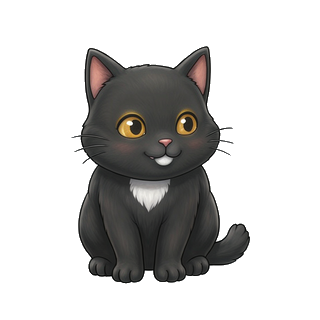
#> input picture assets/frames/frame_0_sit.png, 320 x 320 px
$ python gen_frames_from_sit.py
#> lines starting #> are read from the running program, lines starting #| are printed output that depends on the picture
#> in main, sit is the input picture: PIL image 320x320 RGBA; mean R, G, B, A 20.3, 19.5, 18.5, 73
#| 基准帧: assets/frames/frame_0_sit.png, size=(320, 320)
"""以 sit 帧为基准，程序生成其他行为帧，确保颜色 100% 一致。

所有帧都从 frame_0_sit.png 变换而来：
- blink:     sit 帧 + 自动定位眼睛 → 毛色覆盖 → 闭眼弧线
- yawn:      sit 帧 + 画张开的嘴（椭圆+粉色口腔）+ 半闭弯月眼
- lick:      sit 帧 + 画小舌头
- stretch:   sit 帧 + 水平拉伸 1.12x + 垂直压缩 0.95x（伸懒腰变宽变扁）

这样所有帧的毛色、眼睛颜色、胸毛完全一致，行为切换时不会有颜色跳变。
"""

import os
from collections import deque
from PIL import Image, ImageDraw

FRAMES_DIR = os.path.join(os.path.dirname(os.path.abspath(__file__)), "assets", "frames")

# 猫脸在 320x320 画布中的大致位置（鼻子/嘴，用于打哈欠、舔）
FACE_CX = 160
NOSE_Y = 130
MOUTH_Y = 148


def _is_gold_eye(r, g, b, a):
    """金色虹膜像素判定（暖色、较亮、蓝通道明显偏低）。"""
    return a > 200 and r > 150 and g > 100 and b < 120 and r > b + 50


def detect_eyes(img: Image.Image):
    """自动定位两只金色眼睛，返回 [left, right]，每个为 (cx, cy, x0, y0, x1, y1)。

    用连通域找金色虹膜，再按位置（脸中下部）排除耳朵内侧的粉色。
    """
    px = img.load()
    W, H = img.size
#> W = 320; H = 320
    seen = [[False] * W for _ in range(H)]
#> seen = 320 items
    comps = []
    for y in range(H):
        for x in range(W):
            if seen[y][x]:
                continue
            r, g, b, a = px[x, y]
            if not _is_gold_eye(r, g, b, a):
                continue
            q = deque([(x, y)])
            seen[y][x] = True
            pts = []
            while q:
                cx, cy = q.popleft()
                pts.append((cx, cy))
                for dx in (-1, 0, 1):
                    for dy in (-1, 0, 1):
                        nx, ny = cx + dx, cy + dy
                        if 0 <= nx < W and 0 <= ny < H and not seen[ny][nx]:
                            rr, gg, bb, aa = px[nx, ny]
                            if _is_gold_eye(rr, gg, bb, aa):
                                seen[ny][nx] = True
                                q.append((nx, ny))
            if len(pts) > 40:
                xs = [p[0] for p in pts]
                ys = [p[1] for p in pts]
                cx, cy = sum(xs) // len(xs), sum(ys) // len(ys)
                comps.append((cx, cy, min(xs), min(ys), max(xs), max(ys)))
    # 眼睛位于脸的中下部（y 100-150），耳朵粉色在上方（y<95），据此排除
    eyes = [c for c in comps if 100 <= c[1] <= 150]
#> eyes = [(184, 126, 177, 115, 195, 133), (128, 128, 119, 118, 143, 136)]
    eyes.sort(key=lambda c: c[0])  # 按 x 排序 → 先左后右
    if len(eyes) < 2:
        # 兜底：写死的经验坐标
        return [(131, 127, 119, 118, 143, 136), (186, 124, 177, 115, 195, 133)]
    return [eyes[0], eyes[-1]]


def _cover_with_fur(img: Image.Image, x0: int, y0: int, x1: int, y1: int,
                    expand: int = 0, sample_up: int = 5):
    """用眼睛正上方的毛色自然覆盖一块椭圆区域。

    expand: 向外扩多少像素（盖住金色眼眶边）。
    sample_up: 从覆盖区上边界再往上取多少像素作为毛色采样行。
    对椭圆内每一列，垂直复制该列采样行的毛色，接缝最小。
    """
    x0 -= expand; x1 += expand; y0 -= expand; y1 += expand
    px = img.load()
    W, H = img.size
    cx = (x0 + x1) / 2.0
    cy = (y0 + y1) / 2.0
    rx = max(1.0, (x1 - x0) / 2.0)
    ry = max(1.0, (y1 - y0) / 2.0)
    for x in range(max(0, x0), min(W, x1 + 1)):
        sy = max(0, y0 - sample_up)
        src = px[x, sy]
        for y in range(max(0, y0), min(H, y1 + 1)):
            if ((x - cx) / rx) ** 2 + ((y - cy) / ry) ** 2 <= 1.0:
                px[x, y] = src


def _draw_closed_eye(draw: ImageDraw.ImageDraw, cx: int, cy: int,
                     half_w: int, rise: int, color, width: int = 3):
    """画闭眼弧线：中间略下垂、两端略上扬的温和弧线（︶ 形）。"""
    box = [cx - half_w, cy - rise, cx + half_w, cy + rise]
    draw.arc(box, start=10, end=170, fill=color, width=width)


LINE_COLOR = (28, 25, 23, 255)


def make_blink(sit: Image.Image) -> Image.Image:
    """眨眼帧：自动定位眼睛 → 毛色覆盖 → 画自然闭眼弧线。"""
    img = sit.copy()
    draw = ImageDraw.Draw(img)
    for (cx, cy, x0, y0, x1, y1) in detect_eyes(img):
        # 覆盖整个眼睛（含金色眼眶边）：左右多盖 7px，上多盖 10px，下 7px
        _cover_with_fur(img, x0, y0, x1, y1, expand=0)
        _cover_with_fur(img, x0 - 7, y0 - 10, x1 + 7, y1 + 7)
        # 闭眼弧线画在原眼睛垂直中心略偏下
        _draw_closed_eye(draw, cx, cy + 2, half_w=15, rise=6,
                         color=LINE_COLOR, width=3)
#> this loop made 2 passes
    return img


def make_yawn(sit: Image.Image) -> Image.Image:
    """打哈欠帧：画一个宽扁的张开嘴，内部粉色，眼睛眯成弯月（半闭眼）。"""
    img = sit.copy()
    draw = ImageDraw.Draw(img)
    # 张开的嘴：宽扁椭圆（横向），模拟打哈欠
    mouth_box = [FACE_CX - 17, MOUTH_Y - 5, FACE_CX + 17, MOUTH_Y + 15]
    draw.ellipse(mouth_box, fill=(168, 68, 78, 255))       # 口腔内部
    tongue_box = [FACE_CX - 11, MOUTH_Y + 3, FACE_CX + 11, MOUTH_Y + 14]
    draw.ellipse(tongue_box, fill=(226, 122, 132, 255))    # 舌头
    draw.ellipse(mouth_box, outline=(28, 22, 22, 255), width=2)
    # 半闭眼：打哈欠时眼睛眯成弯月缝，完全盖住金色眼睛后画更弯的弧线
    for (cx, cy, x0, y0, x1, y1) in detect_eyes(img):
        _cover_with_fur(img, x0, y0, x1, y1, expand=0)
        _cover_with_fur(img, x0 - 7, y0 - 10, x1 + 7, y1 + 7)
        # 眯眼：弧度更紧、更弯，像满足地眯成一条缝（︶）
        _draw_closed_eye(draw, cx, cy + 1, half_w=13, rise=7,
                         color=LINE_COLOR, width=3)
#> this loop made 2 passes
    return img


def make_lick(sit: Image.Image) -> Image.Image:
    """舔嘴帧：画一个小舌头从微张的嘴里伸出来。"""
    img = sit.copy()
    draw = ImageDraw.Draw(img)
    # 微张的嘴（小弧线）
    draw.arc([FACE_CX - 9, MOUTH_Y - 3, FACE_CX + 9, MOUTH_Y + 5], 10, 170, fill=(25, 20, 20, 255), width=2)
    # 小舌头（从嘴下方伸出，水滴形）
    tongue_box = [FACE_CX - 5, MOUTH_Y + 1, FACE_CX + 5, MOUTH_Y + 10]
    draw.ellipse(tongue_box, fill=(215, 110, 120, 255))
    draw.ellipse(tongue_box, outline=(170, 70, 80, 255), width=1)
    return img


def make_stretch(sit: Image.Image) -> Image.Image:
    """伸懒腰帧：轻微水平拉伸、垂直压缩，模拟猫伸懒腰时身体微展。

    拉伸幅度控制在 1.12x，避免突然变得很宽。
    """
    w, h = sit.size
#> w = 320; h = 320
    # 轻微拉伸 1.12x 宽，微压缩 0.95x 高
    new_w = int(w * 1.12)
#> new_w = 358
    new_h = int(h * 0.95)
#> new_h = 304
    stretched = sit.resize((new_w, new_h), Image.LANCZOS)
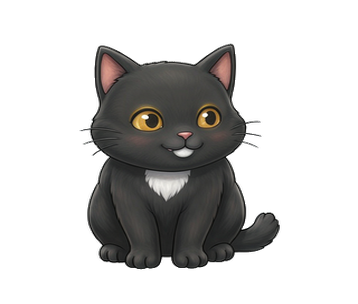
#> stretched: PIL image 358x304 RGBA; mean R, G, B, A 22.1, 21.4, 20.4, 73; transparent parts drawn white
    # 放回原画布，居中
    canvas = Image.new("RGBA", (w, h), (0, 0, 0, 0))
#> canvas: PIL image 320x320 RGBA; every value is 0
    paste_x = (w - new_w) // 2
#> paste_x = -19
    paste_y = (h - new_h) // 2 + 6  # 稍微下移，模拟伸懒腰时下沉
#> paste_y = 14
    canvas.paste(stretched, (paste_x, paste_y), stretched)
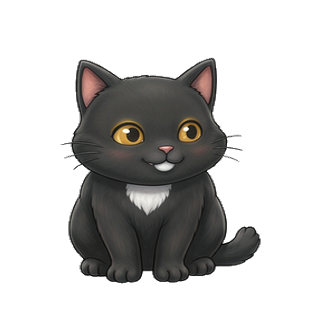
#> canvas: PIL image 320x320 RGBA; mean R, G, B, A 21.6, 20.8, 19.8, 77.1; transparent parts drawn white
    return canvas


def main():
    sit_path = os.path.join(FRAMES_DIR, "frame_0_sit.png")
    sit = Image.open(sit_path).convert("RGBA")
    print(f"基准帧: {sit_path}, size={sit.size}")

    # 生成其他帧
    frames = {
        "frame_1_blink.png": make_blink(sit),
        "frame_2_yawn.png": make_yawn(sit),
        "frame_3_lick.png": make_lick(sit),
        "frame_4_stretch.png": make_stretch(sit),
    }

    for name, img in frames.items():
        path = os.path.join(FRAMES_DIR, name)
        img.save(path)
        # 验证颜色一致性
        bbox = img.getbbox()
        pixels = img.load()
        r_t = g_t = b_t = count = 0
        for y in range(bbox[1], bbox[3], 3):
            for x in range(bbox[0], bbox[2], 3):
                r, g, b, a = pixels[x, y]
                if a > 50:
                    r_t += r; g_t += g; b_t += b; count += 1
        print(f"  {name}: saved, avg_color=({r_t//count},{g_t//count},{b_t//count})")
#> this loop made 4 passes
#> (name, bbox) on passes 1 to 4: ('frame_1_blink.png', (71, 46, 250, 284)), ('frame_2_yawn.png', (71, 46, 250, 284)), ('frame_3_lick.png', (71, 46, 250, 284)), ('frame_4_stretch.png', (60, 57, 261, 284))
#|   frame_1_blink.png: saved, avg_color=(68,66,64)
#|   frame_2_yawn.png: saved, avg_color=(69,66,64)
#|   frame_3_lick.png: saved, avg_color=(71,68,64)
#|   frame_4_stretch.png: saved, avg_color=(70,68,64)

    # 验证 sit 帧颜色
    bbox = sit.getbbox()
#> bbox = (71, 46, 250, 284)
    pixels = sit.load()
    r_t = g_t = b_t = count = 0
    for y in range(bbox[1], bbox[3], 3):
        for x in range(bbox[0], bbox[2], 3):
            r, g, b, a = pixels[x, y]
            if a > 50:
                r_t += r; g_t += g; b_t += b; count += 1
#> after the loop, b_t = 210238; count = 3256; g_t = 221559; r_t = 230169
    print(f"  frame_0_sit.png: avg_color=({r_t//count},{g_t//count},{b_t//count})")
#|   frame_0_sit.png: avg_color=(70,68,64)
    print("\n✓ 所有帧已从 sit 帧生成，颜色 100% 一致")


if __name__ == "__main__":
    main()

$ run again, with assets/frames/frame_5_wave.png copied over assets/frames/frame_0_sit.png
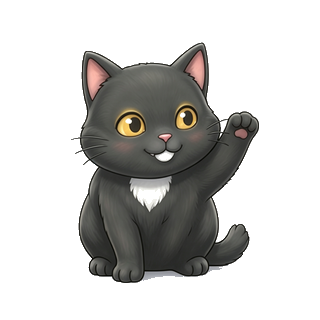
#> input picture assets/frames/frame_5_wave.png, 320 x 320 px
#> in main, sit is the input picture: PIL image 320x320 RGBA; mean R, G, B, A 201.9, 201.2, 198.6, 78.2
#| 基准帧: assets/frames/frame_0_sit.png, size=(320, 320)
#> in detect_eyes, `W, H = img.size`: W = 320
#> seen = 320 items
#> eyes = [(184, 119, 177, 108, 195, 128), (127, 112, 116, 109, 141, 120), (129, 126, 118, 115, 144, 135)]
#> the loop in make_blink, `for (cx, cy, x0, y0, x1, y1) in detect_eyes(img):` made 2 passes
#> the loop in make_yawn, `for (cx, cy, x0, y0, x1, y1) in detect_eyes(img):` made 2 passes
#> w = 320
#> new_w = 358
#> new_h = 304
#> in make_stretch, `stretched = sit.resize((new_w, new_h), Image.LANCZOS)`:
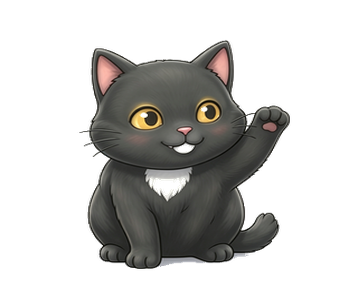
#> stretched: PIL image 358x304 RGBA; mean R, G, B, A 28.2, 27.5, 25.7, 78.1; transparent parts drawn white
#> paste_x = -19
#> paste_y = 14
#> in make_stretch, `canvas.paste(stretched, (paste_x, paste_y), stretched)`:
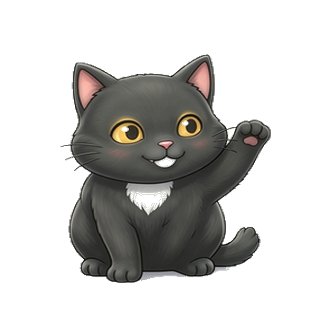
#> canvas: PIL image 320x320 RGBA; mean R, G, B, A 27.8, 27, 25.2, 82.4; transparent parts drawn white
#> the loop in main, `for name, img in frames.items():` made 4 passes
#> (name, bbox) on passes 1 to 4: ('frame_1_blink.png', (71, 42, 259, 283)), ('frame_2_yawn.png', (71, 42, 259, 283)), ('frame_3_lick.png', (71, 42, 259, 283)), ('frame_4_stretch.png', (60, 53, 271, 283))
#> (printed output is left out)
#> in main, `bbox = sit.getbbox()`: bbox = (71, 42, 259, 283)
#> after the loop in main, `for y in range(bbox[1], bbox[3], 3):`: b_t = 268521; count = 3491; g_t = 288303; r_t = 296450
#|   frame_0_sit.png: avg_color=(84,82,76)
